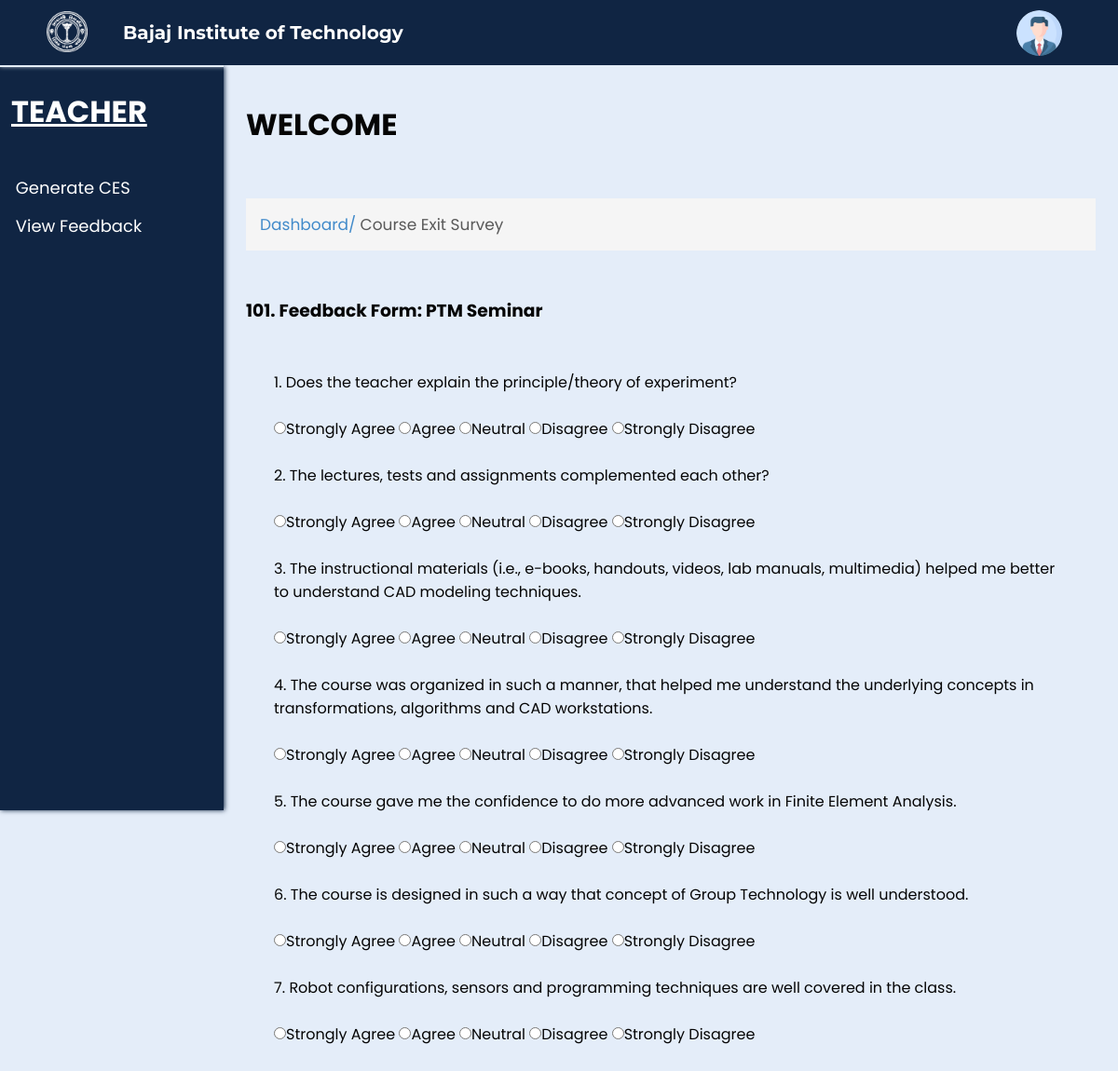
The app's page /feedbackform.php?id=101 (signed in) with its own data.
### tables this page shows
CREATE TABLE `feedbacks` (
  `feedback_id` int(100) NOT NULL,
  `feedback_type` text NOT NULL,
  `author` text NOT NULL,
  `subject` text NOT NULL,
  `status` text NOT NULL,
  `dept` varchar(10) NOT NULL,
  `year` varchar(3) NOT NULL,
  `sem` varchar(4) NOT NULL,
  `section` varchar(1) NOT NULL
);

CREATE TABLE `feedback` (
  `id` int(10) NOT NULL,
  `feedback_id` int(11) NOT NULL,
  `question_id` int(11) NOT NULL
);

CREATE TABLE `questions` (
  `questionid` int(100) NOT NULL,
  `question` text NOT NULL,
  `feedbacktype` char(25) NOT NULL,
  `option1` text NOT NULL,
  `mark1` int(10) DEFAULT 10,
  `option2` text NOT NULL,
  `mark2` int(10) NOT NULL DEFAULT 8,
  `option3` text NOT NULL,
  `mark3` int(10) NOT NULL DEFAULT 5,
  `option4` text NOT NULL,
  `mark4` int(10) NOT NULL DEFAULT 3,
  `option5` text NOT NULL,
  `mark5` int(10) NOT NULL DEFAULT 1
);

### feedbackform.php (the view, shortened to what this page needs)
<?php
include('connect.php');
$id = $_GET['id'];
$sql = "SELECT * FROM feedbacks WHERE feedback_id = $id";
$result = mysqli_query($conn, $sql);
$row = mysqli_fetch_assoc($result);
$type = $row['feedback_type'];
$subject = $row['subject'];
$query = "SELECT question_id FROM feedback WHERE feedback_id = $id";
$result1 = mysqli_query($conn, $query);
?>
<html lang="en">
<head>
    <link rel="stylesheet" href="css/ces.css?v=<?php echo time(); ?>">
    <link rel="stylesheet" href="css/common.css?v=<?php echo time(); ?>">
</head>
<body>
    <div class="nav">
        <div class="img">
            <img id="img" src="images/bitlogo_transparent.png" alt="BIT Logo">
        </div>
        <h2 id="heading">Bajaj Institute of Technology</h2>
        <div class="links" id="links">
            <div class="account_div">
                <img class="account_img" src="images/user.png" alt="User" width="7%" style="border-radius: 50%;">
            </div>
        </div>
    </div>
    <div class="spaces"></div>
    <div class="full">
        <div class="left">
            <h1>TEACHER</h1>
            <ul>
                <li><a href="generatefeedback.php">Generate CES</a></li>
                <li><a href="#">View Feedback</a></li>
            </ul>
        </div>
        <div class="right">
            <h1>WELCOME</h1>
            <br>
            <p class="s1">Dashboard/ <span class="head">Course Exit Survey</span></p>
            <br>
            <br>
            <form>
                <h3><?php echo $id, ". Feedback Form: ", $type, " ", $subject; ?></h3><br /><br />
                <div class="questions">
                    <?php
                    $i = 0;
                    while ($row1 = mysqli_fetch_assoc($result1)) {
                        $question_id = $row1['question_id'];
                        $query2 = "SELECT * FROM questions WHERE questionid = '$question_id'";
                        $result2 = mysqli_query($conn, $query2);
                        $row2 = mysqli_fetch_assoc($result2);
                    ?>
                        <?php echo $row2['questionid'] % 100, "."; ?>
                        <?php echo $row2['question']; ?><br><br>
                        <input type="radio" name="<?php echo 'option', $i ?>" value="<?php echo $row2['option1']; ?>"><?php echo $row2['option1']; ?>
                        <input type="radio" name="<?php echo 'option', $i ?>" value="<?php echo $row2['option2']; ?>"><?php echo $row2['option2']; ?>
                        <input type="radio" name="<?php echo 'option', $i ?>" value="<?php echo $row2['option3']; ?>"><?php echo $row2['option3']; ?>
                        <input type="radio" name="<?php echo 'option', $i ?>" value="<?php echo $row2['option4']; ?>"><?php echo $row2['option4']; ?>
                        <input type="radio" name="<?php echo 'option', $i ?>" value="<?php echo $row2['option5']; ?>"><?php echo $row2['option5']; ?>
                        <br><br>
                    <?php
                        $i++;
                    }
                    ?>
                </div>
            </form>
        </div>
    </div>
</body>
</html>

### css/CES.css (style rules this page uses)
.questions { margin: 0 30px; }
h1 { top: 0; padding-bottom: 20px; }
.head { color: rgb(89, 89, 89); }

### css/common.css (style rules this page uses)
* { margin: 0; padding: 0; box-sizing: border-box; font-family: 'Poppins', sans-serif; }
body { background-color: #E4EDF9; }
.nav { background-color: #102543; position: fixed; width: 100%; z-index: 100; height: 70px; box-shadow: 0px 1px 5px #E4EDF9; transition: 0.5s; }
.nav .img { transition: 0.5s; margin-left: 2%; padding: 1%; text-align: center; height: 100%; float: left; width: 8%; }
#img { height: 95%; transition: 0.5s; }
.nav .img img { height: 100%; width: auto; }
.links img { width: auto; height: 70%; cursor: pointer; }
.nav h2 { transition: 0.5s; color: white; display: flex; height: 70px; font-size: 20px; float: left; width: 30%; align-items: center; padding: 1%; font-family: 'Montserrat', sans-serif; }
.nav .links { margin-right: 5%; transition: 0.5s; display: flex; height: 70px; float: left; width: 55%; align-items: center; justify-content: right; gap: 4%; font-family: 'Montserrat', sans-serif; }
.spaces { height: 70px; }
.full { width: 100%; max-width: 100%; min-height: 100%; margin: 0px; }
.left { height: 100vh; width: 20vw; background-color: #102543; color: white; border-top: 2px solid #E4EDF9; box-shadow: 1px 0px 5px #102543; position: fixed; }
.left h1 { margin: 10% 5%; text-decoration: underline; }
.right { width: 100%; padding: 5vh 2vw; padding-left: 22vw; color: rgb(5, 5, 5); }
.left ul { list-style-type: none; margin: 10% 7%; }
.left li { cursor: pointer; font-size: 18px; margin-top: 7%; transition: 0.5s; }
.left li a { text-decoration: none; color: white; }
.right>p { margin-top: 10px; font-size: 17px; padding: 15px; background-color: #F5F5F5; color: #428BCA; }
.right>p span { color: rgb(89, 89, 89); }
.account_div { text-align: center; }

### records on screen
feedbacks: feedback_type "PTM", subject "Seminar"
feedback: $row2['questionid']%100 "1", question.question "Does the teacher explain the principle/theory of experiment?", question.option1 "Strongly Agree", question.option2 "Agree", question.option3 "Neutral", question.option4 "Disagree", question.option5 "Strongly Disagree"
feedback: $row2['questionid']%100 "2", question.question "The lectures, tests and assignments complemented each other?", question.option1 "Strongly Agree", question.option2 "Agree", question.option3 "Neutral", question.option4 "Disagree", question.option5 "Strongly Disagree"
feedback: $row2['questionid']%100 "3", question.question "The instructional materials (i.e., e-books, handouts, videos, lab manuals, multimedia) helped me better to understand CAD modeling techniques.", question.option1 "Strongly Agree", question.option2 "Agree", question.option3 "Neutral", question.option4 "Disagree", question.option5 "Strongly Disagree"
feedback: $row2['questionid']%100 "4", question.question "The course was organized in such a manner, that helped me understand the underlying concepts in transformations, algorithms and CAD workstations.", question.option1 "Strongly Agree", question.option2 "Agree", question.option3 "Neutral", question.option4 "Disagree", question.option5 "Strongly Disagree"
feedback: $row2['questionid']%100 "5", question.question "The course gave me the confidence to do more advanced work in Finite Element Analysis.", question.option1 "Strongly Agree", question.option2 "Agree", question.option3 "Neutral", question.option4 "Disagree", question.option5 "Strongly Disagree"
feedback: $row2['questionid']%100 "6", question.question "The course is designed in such a way that concept of Group Technology is well understood.", question.option1 "Strongly Agree", question.option2 "Agree", question.option3 "Neutral", question.option4 "Disagree", question.option5 "Strongly Disagree"
feedback: $row2['questionid']%100 "7", question.question "Robot configurations, sensors and programming techniques are well covered in the class.", question.option1 "Strongly Agree", question.option2 "Agree", question.option3 "Neutral", question.option4 "Disagree", question.option5 "Strongly Disagree"

### other values on screen
$id "101"
